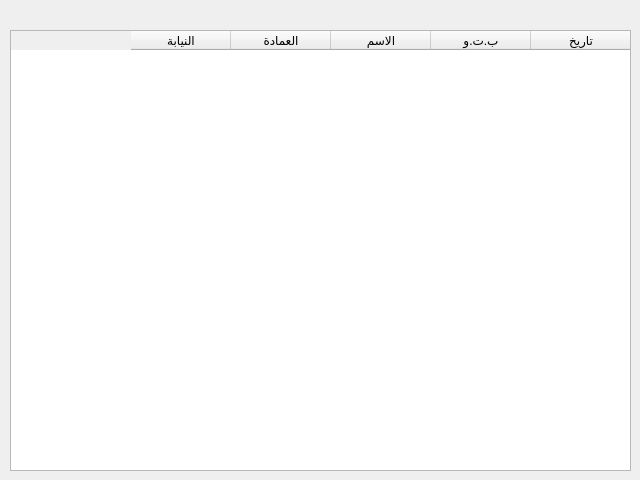
<?xml version="1.0" encoding="UTF-8"?>
<ui version="4.0">
 <class>Form</class>
 <widget class="QWidget" name="Form">
  <property name="geometry">
   <rect>
    <x>0</x>
    <y>0</y>
    <width>640</width>
    <height>480</height>
   </rect>
  </property>
  <property name="windowTitle">
   <string>Form</string>
  </property>
  <widget class="QTableWidget" name="tableWidget">
   <property name="geometry">
    <rect>
     <x>10</x>
     <y>30</y>
     <width>621</width>
     <height>441</height>
    </rect>
   </property>
   <property name="layoutDirection">
    <enum>Qt::RightToLeft</enum>
   </property>
   <column>
    <property name="text">
     <string>تاريخ</string>
    </property>
   </column>
   <column>
    <property name="text">
     <string>ب.ت.و</string>
    </property>
   </column>
   <column>
    <property name="text">
     <string>الاسم</string>
    </property>
   </column>
   <column>
    <property name="text">
     <string>العمادة</string>
    </property>
   </column>
   <column>
    <property name="text">
     <string>النيابة</string>
    </property>
   </column>
  </widget>
 </widget>
 <resources/>
 <connections/>
</ui>
